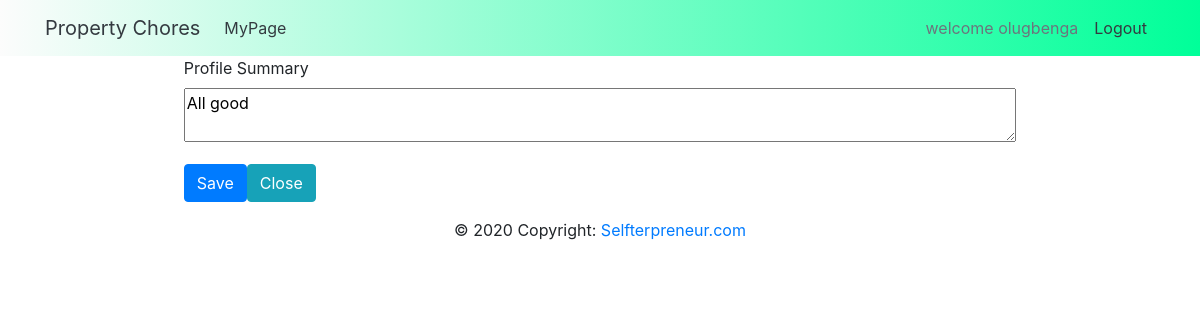
The page /profile/editprofilesummary (signed in) on the database as committed earlier.
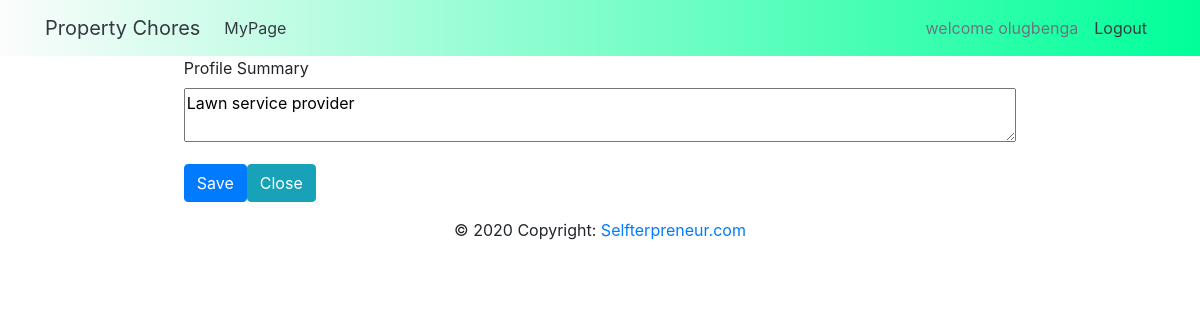
The same page on the database as committed later.
### app/auth/models.py (models this page shows, shortened)
class Personal_Info(db.Model):
    __tablename__ = 'personal_info'
    id = db.Column(db.Integer, primary_key=True)
    user_name = db.Column(db.String(100), nullable=False)
    user_email = db.Column(db.String(100), nullable=False)
    user_mobile_phone = db.Column(db.String(100))
    user_work_phone = db.Column(db.String(100))
    user_postcode= db.Column(db.String(100), nullable=False)
    user_city=db.Column(db.String(100))
    user_country =  db.Column(db.String(100))
    user_bio = db.Column(db.String(1000))
    user_url = db.Column(db.String(1000))
    user_twitter=db.Column(db.String(1000))
    user_facebook = db.Column(db.String(1000))
    user_id = db.Column(db.Integer, db.ForeignKey('users.id'), nullable = False)

### app/me/routes.py (the view, shortened to what this page needs)
@me.route("/profile/editprofilesummary", methods =["GET","POST"])
@login_required
def editprofilesummary():
    frmbio= frmAboutMe()
    return render_template("profilesummarydetails.html", frmbio = frmbio , title = "Edit about Me")

### app/me/forms.py
class frmAboutMe(FlaskForm):
    profile_summary = TextAreaField('Profile Summary')
    submit= SubmitField("Save")

### app/auth/models.py (called while the page is built)
@login_manager.user_loader
def load_user(id):
    return Users.query.get(int(id))

### app/me/templates/profilesummarydetails.html (shortened to what this page needs)
{% extends 'layout.html' %}
{% block page_body %}
{{ super() }}
<form class="mt-50 w-75 mx-auto" method="post" action="">
    <div class="form-group">
        {{ frmbio.profile_summary.label }}
        <textarea class="w-100 m-auto" id="profile_summary" name="profile_summary"
            placeholder="What services do you offer">{{ current_user.profile.user_bio }}</textarea>
    </div>
        <div class="form-groups">
            {{ frmbio.submit (class="btn btn-primary float-left")}}
        </div>
        <a href="{{ url_for('me.myprofile')}}" class="visible"><button id="btn-edit-myprofile" type="button"
                class="btn btn-info d-sm-block justify-content-center">Close
        </button></a>
</form>
{% endblock page_body %}

Rows that differ between the two databases and show on the page:
changed Personal_Info: profile_summary "All good" → "Lawn service provider"
